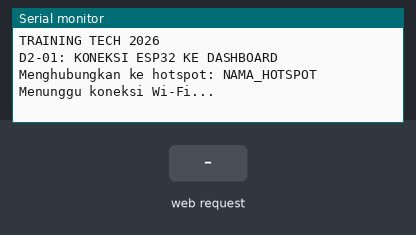
A sketch run on a simulated ESP32. Parts: the last lines printed to the serial monitor. Inputs (shaded band) come from the test bench. WiFi joins after 1.5 s; servers stay silent unless stated.

Above: at 2.2 s.
2.3 s: HTTP request GET / received
At 3.2 s:
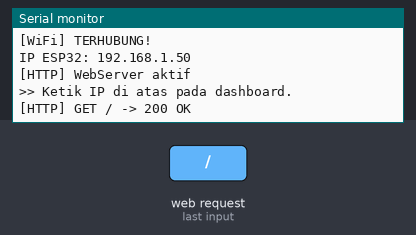
4.0 s: HTTP request GET /api/status received
At 5.3 s:
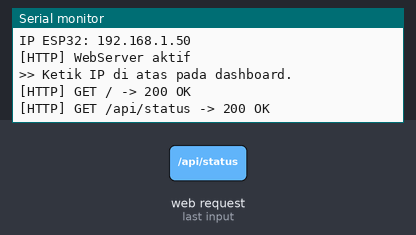

The sketch:

D2_01_Koneksi_Dashboard.ino
```cpp
// =====================================================
// TRAINING TECH 2026 - DAY 2
// D2-01: KONEKSI ESP32 KE DASHBOARD
// -----------------------------------------------------
// Tujuan tahap ini:
//   Dashboard (website di laptop) bisa "menyapa" ESP32
//   dan mendapat balasan. Jika berhasil, status di
//   pojok kanan atas dashboard berubah menjadi
//   "Terhubung".
//
// Endpoint (alamat API) yang tersedia:
//   GET /api/status  -> {"online":true,"device":"..."}
//
// Pasangan dashboard: 02_Dashboard/Tahap_1_Koneksi
// =====================================================

#include <WiFi.h>
#include <WebServer.h>

// ======================================
// 1. KONFIGURASI WIFI (HOTSPOT HP)
// ======================================
// Satu kelompok = satu hotspot HP (seperti D1-04B).
// - Beri nama hotspot yang unik, misal "IOT_KELOMPOK_1"
// - Hotspot WAJIB 2,4 GHz (ESP32 tidak bisa 5 GHz)
// - Laptop kelompok juga harus tersambung ke hotspot ini

const char* ssid = "NAMA_HOTSPOT";
const char* password = "PASSWORD_HOTSPOT";

// ======================================
// 2. IDENTITAS PERANGKAT
// ======================================

const char* deviceName = "ESP32 Training Tech 2026";

// ======================================
// 3. MEMBUAT WEBSERVER
// ======================================

WebServer server(80);

bool serverRunning = false;

unsigned long lastWiFiRetry = 0;
const unsigned long retryInterval = 10000;

// ======================================
// 4. HEADER CORS  (BARU DI DAY 2)
// ======================================
// Dashboard dibuka dari laptop (misal http://127.0.0.1:5500),
// sedangkan ESP32 punya alamat lain (misal http://192.168.1.20).
// Karena "asal"-nya berbeda, browser akan MEMBLOKIR data
// kecuali ESP32 memberi izin lewat header CORS berikut.

void kirimHeaderCORS() {

  server.sendHeader("Access-Control-Allow-Origin", "*");
  server.sendHeader("Access-Control-Allow-Methods", "GET, POST, OPTIONS");
  server.sendHeader("Access-Control-Allow-Headers", "Content-Type");
  server.sendHeader("Access-Control-Allow-Private-Network", "true");
}

// Browser kadang "bertanya dulu" (request OPTIONS)
// sebelum mengirim data. Cukup dijawab dengan izin CORS.
void handleOptions() {

  kirimHeaderCORS();
  server.send(204);
}

// ======================================
// 5. HALAMAN UTAMA (CEK CEPAT DI BROWSER)
// ======================================

void handleRoot() {

  String html = R"HTML(
    <!DOCTYPE html>
    <html lang="id">
    <head>
      <meta charset="UTF-8">
      <meta name="viewport"
            content="width=device-width, initial-scale=1">
      <title>ESP32 API</title>
    </head>
    <body>
      <h1>ESP32 API Aktif</h1>
      <p>Buka dashboard di laptop, lalu masukkan IP ESP32 ini.</p>
      <p>Cek data: <a href="/api/status">/api/status</a></p>
    </body>
    </html>
  )HTML";

  server.send(200, "text/html; charset=utf-8", html);

  Serial.println("[HTTP] GET / -> 200 OK");
}

// ======================================
// 6. JSON API STATUS
// ======================================
// Inilah "jawaban" ESP32 ketika dashboard bertanya.
// Formatnya JSON: pasangan "nama":nilai.

void handleApiStatus() {

  String json = "{";

  json += "\"online\":true";

  json += ",\"device\":\"";
  json += deviceName;
  json += "\"";

  json += "}";

  kirimHeaderCORS();

  server.send(
    200,
    "application/json; charset=utf-8",
    json
  );

  Serial.println("[HTTP] GET /api/status -> 200 OK");
}

// ======================================
// 7. HALAMAN TIDAK DITEMUKAN
// ======================================

void handleNotFound() {

  // Jawab semua pertanyaan OPTIONS dengan izin CORS
  if (server.method() == HTTP_OPTIONS) {
    handleOptions();
    return;
  }

  Serial.print("[HTTP] 404: ");
  Serial.println(server.uri());

  kirimHeaderCORS();

  server.send(
    404,
    "text/plain",
    "404 - Halaman tidak ditemukan"
  );
}

// ======================================
// 8. MEMULAI KONEKSI WIFI
// ======================================

void mulaiWiFi() {

  WiFi.mode(WIFI_STA);
  WiFi.setAutoReconnect(false);

  Serial.print("Menghubungkan ke hotspot: ");
  Serial.println(ssid);

  // Koneksi WPA2-Personal (sama seperti D1-04B)
  WiFi.begin(ssid, password);

  lastWiFiRetry = millis();
}

// ======================================
// 9. MENGELOLA KONEKSI WIFI
// ======================================
// Sama seperti D1-05 s.d. D1-07.

void manageWiFi() {

  if (WiFi.status() == WL_CONNECTED) {

    if (!serverRunning) {

      server.begin();
      serverRunning = true;

      Serial.println();
      Serial.println("[WiFi] TERHUBUNG!");

      Serial.print("IP ESP32: ");
      Serial.println(WiFi.localIP());

      Serial.println("[HTTP] WebServer aktif");
      Serial.println(">> Ketik IP di atas pada dashboard.");
    }

    server.handleClient();
    return;
  }

  if (serverRunning) {

    server.stop();
    serverRunning = false;

    Serial.println("[WiFi] Koneksi terputus");
  }

  if (millis() - lastWiFiRetry >= retryInterval) {

    lastWiFiRetry = millis();

    Serial.println("[WiFi] Mencoba reconnect...");

    WiFi.reconnect();
  }
}

// ======================================
// 10. SETUP
// ======================================

void setup() {

  Serial.begin(115200);
  delay(1000);

  Serial.println();
  Serial.println("TRAINING TECH 2026");
  Serial.println("D2-01: KONEKSI ESP32 KE DASHBOARD");

  mulaiWiFi();

  // Mendaftarkan route
  server.on("/", HTTP_GET, handleRoot);

  server.on("/api/status", HTTP_GET, handleApiStatus);
  server.on("/api/status", HTTP_OPTIONS, handleOptions);

  server.onNotFound(handleNotFound);

  Serial.println("Menunggu koneksi Wi-Fi...");
}

// ======================================
// 11. LOOP
// ======================================

void loop() {

  manageWiFi();

  delay(2);
}
```

Measured:
- after the input at 2.3 s, the serial monitor: prints a new line after 0.21 s (image 1)
- after the input at 4.0 s, the serial monitor: prints a new line at once (image 2)
